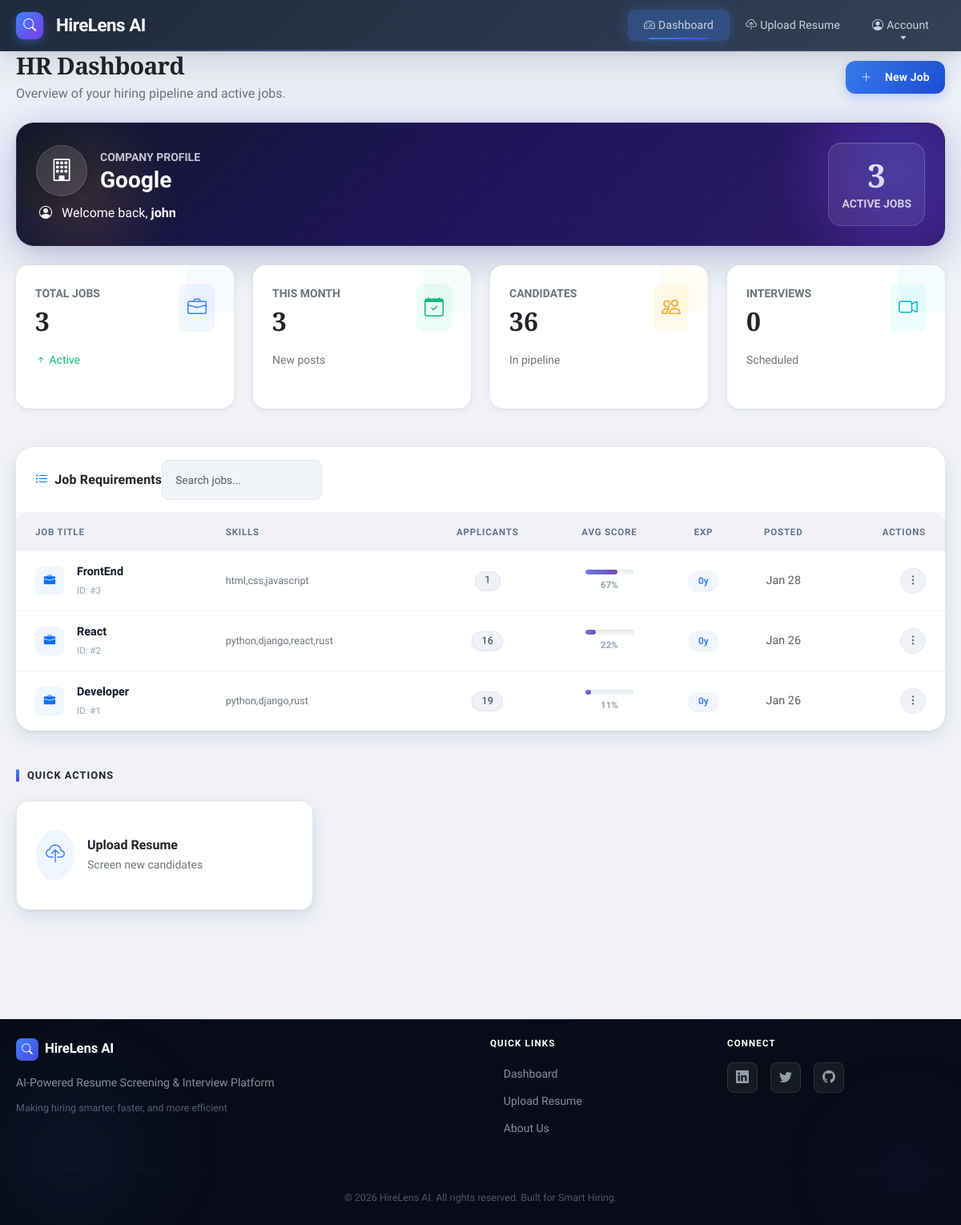
The page / (signed in) on the database as committed earlier.
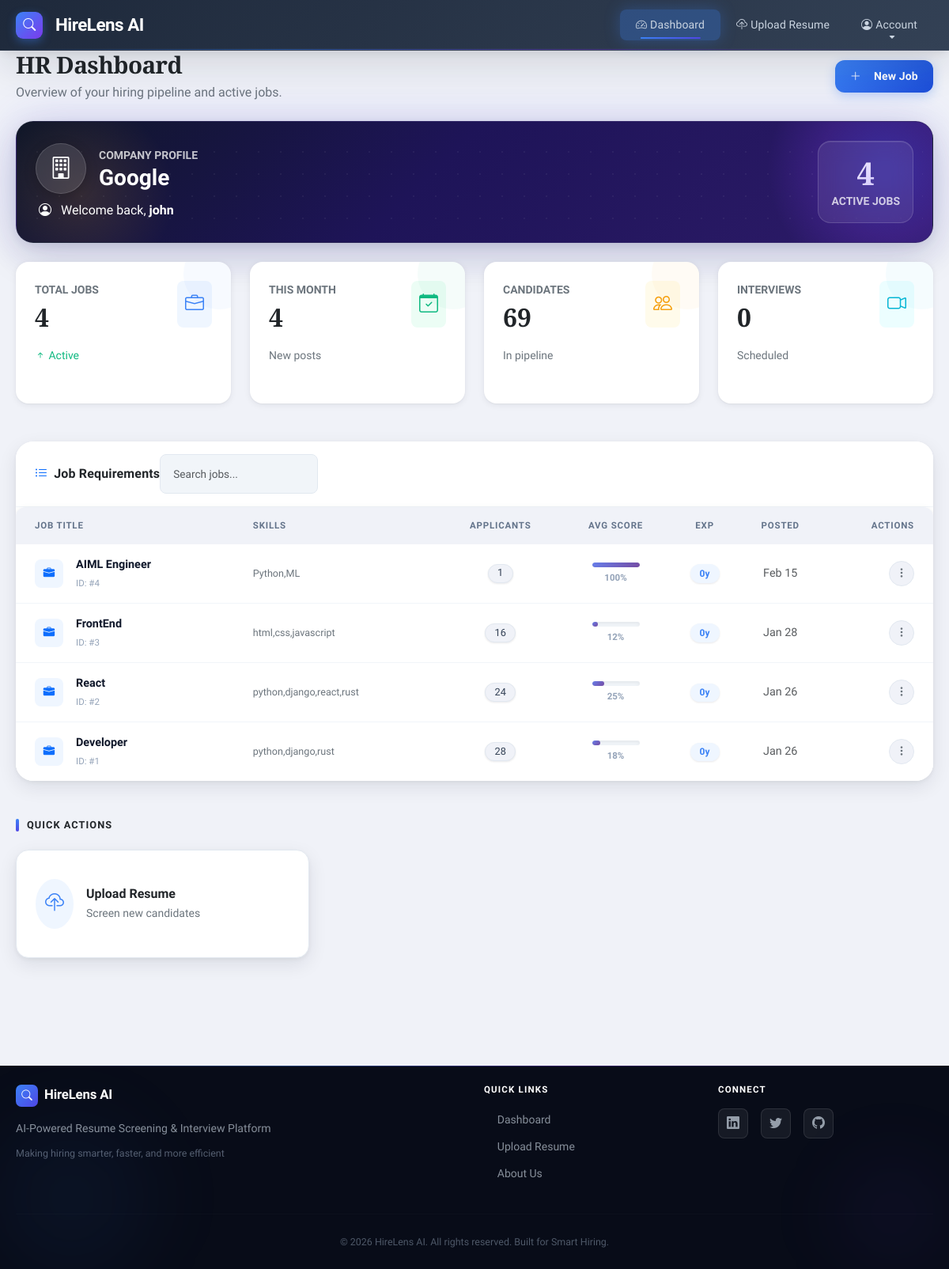
The same page on the database as committed later.
### hirelens_app/models.py (models this page shows, shortened)
class HRProfile(models.Model):
    user = models.OneToOneField(User, on_delete=models.CASCADE)
    company_name = models.CharField(max_length=150)

class CompanyRequirement(models.Model):
    hr = models.ForeignKey(HRProfile, on_delete=models.CASCADE)
    job_title = models.CharField(max_length=150)
    required_skills = models.TextField(
        help_text="Comma-separated skills (e.g., python, django, communication)"
    )
    minimum_experience = models.IntegerField(help_text="Years of experience")
    created_at = models.DateTimeField(auto_now_add=True)

### hirelens_app/views.py (the view)
# urls.py: path("", views.hr_dashboard, name="hr_dashboard"),
@login_required
def hr_dashboard(request):
    hr, _ = HRProfile.objects.get_or_create(
        user=request.user,
        defaults={"company_name": "Default Company"}
    )
    jobs = CompanyRequirement.objects.filter(hr=hr).annotate(
        candidate_count=Count('resumeanalysis__candidate', distinct=True),
        avg_score=Avg('resumeanalysis__similarity_score')
    ).order_by('-created_at')
    total_candidates = ResumeAnalysis.objects.filter(
        job__hr=hr
    ).values('candidate').distinct().count()
    total_interviews = InterviewResult.objects.filter(
        question__analysis__job__hr=hr
    ).count()
    context = {
        "jobs": jobs,
        "total_candidates": total_candidates,
        "total_interviews": total_interviews,
    }
    return render(request, "hirelens_app/hr_dashboard.html", context)

### hirelens_app/templates/hirelens_app/hr_dashboard.html (shortened to what this page needs)
{% extends "hirelens_app/base.html" %}
{% block page_header %}
<div class="d-flex justify-content-between align-items-center mb-4 flex-wrap gap-3">
    <div>
        <h2 class="mb-1 fw-bold text-dark">HR Dashboard</h2>
        <p class="text-secondary mb-0">Overview of your hiring pipeline and active jobs.</p>
    </div>
    <div class="d-flex gap-2">
        <a href="{% url 'job_requirement' %}" class="btn btn-primary shadow-sm">
            <i class="bi bi-plus-lg me-2"></i> New Job
        </a>
    </div>
</div>
{% endblock %}
{% block content %}
<div class="company-banner p-4 mb-4 shadow-sm">
    <div class="row align-items-center position-relative" style="z-index: 1;">
        <div class="col-md-8 mb-3 mb-md-0">
            <div class="d-flex align-items-center mb-2">
                <div class="bg-white bg-opacity-20 rounded-circle p-3 me-3 d-flex align-items-center justify-content-center" style="width: 64px; height: 64px;">
                    <i class="bi bi-building fs-3"></i>
                </div>
                <div>
                    <p class="mb-0 opacity-75 small text-uppercase fw-bold ls-wider">Company Profile</p>
                    <h3 class="mb-0 fw-bold">{{ request.user.hrprofile.company_name|default:"My Company" }}</h3>
                </div>
            </div>
            <p class="mb-0 opacity-90 ms-1">
                <i class="bi bi-person-circle me-2"></i>
                Welcome back, <strong>{{ request.user.username }}</strong>
            </p>
        </div>
        <div class="col-md-4 text-md-end">
            <div class="d-inline-block text-center bg-white bg-opacity-10 rounded-3 p-3">
                <div class="display-5 fw-bold">{{ jobs.count }}</div>
                <div class="small text-uppercase fw-bold opacity-75 ls-wider">Active Jobs</div>
            </div>
        </div>
    </div>
</div>
<div class="row g-4 mb-5">
    <div class="col-md-3 col-sm-6">
        <div class="card stat-card primary border-0 h-100">
            <div class="card-body">
                <div class="d-flex justify-content-between align-items-start mb-3">
                    <div>
                        <p class="text-secondary mb-1 small fw-bold text-uppercase">Total Jobs</p>
                        <h3 class="mb-0 fw-bold text-dark">{{ jobs.count }}</h3>
                    </div>
                    <div class="bg-primary bg-opacity-10 p-2 rounded text-primary">
                        <i class="bi bi-briefcase fs-4"></i>
                    </div>
                </div>
                <small class="text-success"><i class="bi bi-arrow-up-short"></i> Active</small>
            </div>
        </div>
    </div>
    <div class="col-md-3 col-sm-6">
        <div class="card stat-card success border-0 h-100">
            <div class="card-body">
                <div class="d-flex justify-content-between align-items-start mb-3">
                    <div>
                        <p class="text-secondary mb-1 small fw-bold text-uppercase">This Month</p>
                        <h3 class="mb-0 fw-bold text-dark">{{ jobs_this_month|default:jobs.count }}</h3>
                    </div>
                    <div class="bg-success bg-opacity-10 p-2 rounded text-success">
                        <i class="bi bi-calendar-check fs-4"></i>
                    </div>
                </div>
                <small class="text-secondary">New posts</small>
            </div>
        </div>
    </div>
    <div class="col-md-3 col-sm-6">
        <div class="card stat-card warning border-0 h-100">
            <div class="card-body">
                <div class="d-flex justify-content-between align-items-start mb-3">
                    <div>
                        <p class="text-secondary mb-1 small fw-bold text-uppercase">Candidates</p>
                        <h3 class="mb-0 fw-bold text-dark">{{ total_candidates|default:0 }}</h3>
                    </div>
                    <div class="bg-warning bg-opacity-10 p-2 rounded text-warning">
                        <i class="bi bi-people fs-4"></i>
                    </div>
                </div>
                <small class="text-secondary">In pipeline</small>
            </div>
        </div>
    </div>
    <div class="col-md-3 col-sm-6">
        <div class="card stat-card info border-0 h-100">
            <div class="card-body">
                <div class="d-flex justify-content-between align-items-start mb-3">
                    <div>
                        <p class="text-secondary mb-1 small fw-bold text-uppercase">Interviews</p>
                        <h3 class="mb-0 fw-bold text-dark">{{ total_interviews|default:0 }}</h3>
                    </div>
                    <div class="bg-info bg-opacity-10 p-2 rounded text-info">
                        <i class="bi bi-camera-video fs-4"></i>
                    </div>
                </div>
                <small class="text-secondary">Scheduled</small>
            </div>
        </div>
    </div>
</div>
<div class="card border-0 shadow-sm">
    <div class="card-header bg-white border-bottom py-3 px-4">
        <div class="d-flex justify-content-between align-items-center">
            <h5 class="mb-0 fw-bold text-dark">
                <i class="bi bi-list-ul text-primary me-2"></i>Job Requirements
            </h5>
            <div class="d-none d-md-block">
                <input type="text" class="form-control form-control-sm bg-light" placeholder="Search jobs..." style="width: 200px;">
            </div>
        </div>
    </div>
    <div class="card-body p-0">
        {% if jobs %}
        <div class="table-responsive d-none d-lg-block">
            <table class="table table-hover align-middle mb-0">
                <thead>
                    <tr>
                        <th class="ps-4 py-3 bg-light text-secondary small text-uppercase border-0">Job Title</th>
                        <th class="py-3 bg-light text-secondary small text-uppercase border-0">Skills</th>
                        <th class="py-3 text-center bg-light text-secondary small text-uppercase border-0">Applicants</th>
                        <th class="py-3 text-center bg-light text-secondary small text-uppercase border-0">Avg Score</th>
                        <th class="py-3 text-center bg-light text-secondary small text-uppercase border-0">Exp</th>
                        <th class="py-3 text-center bg-light text-secondary small text-uppercase border-0">Posted</th>
                        <th class="pe-4 py-3 text-end bg-light text-secondary small text-uppercase border-0">Actions</th>
                    </tr>
                </thead>
                <tbody>
                    {% for job in jobs %}
                    <tr>
                        <td class="ps-4 py-3">
                            <div class="d-flex align-items-center">
                                <div class="bg-primary bg-opacity-10 rounded p-2 me-3 text-primary">
                                    <i class="bi bi-briefcase-fill"></i>
                                </div>
                                <div>
                                    <div class="fw-bold text-dark">{{ job.job_title }}</div>
                                    <small class="text-muted" style="font-size: 0.75rem;">ID: #{{ job.id }}</small>
                                </div>
                            </div>
                        </td>
                        <td>
                            <div style="max-width: 250px;">
                                <span class="text-secondary small">{{ job.required_skills|truncatechars:50 }}</span>
                            </div>
                        </td>
                        <td class="text-center">
                            <span class="badge bg-light text-dark border fw-normal">
                                {{ job.candidate_count|default:0 }}
                            </span>
                        </td>
                        <td class="text-center">
                            {% if job.avg_score %}
                                <div class="d-flex flex-column align-items-center">
                                    <div class="progress rounded-pill bg-light mb-1" style="width: 60px; height: 6px;">
                                        <div class="progress-bar rounded-pill {% if job.avg_score > 70 %}bg-success{% elif job.avg_score > 40 %}bg-warning{% else %}bg-danger{% endif %}"
                                             role="progressbar" data-width="{{ job.avg_score|floatformat:0 }}"></div>
                                    </div>
                                    <small class="fw-bold text-muted" style="font-size: 0.75rem;">{{ job.avg_score|floatformat:0 }}%</small>
                                </div>
                            {% else %}
                                <span class="text-muted small">-</span>
                            {% endif %}
                        </td>
                        <td class="text-center">
                            <span class="badge badge-experience">{{ job.minimum_experience }}y</span>
                        </td>
                        <td class="text-center text-muted small">
                            {{ job.created_at|date:"M d" }}
                        </td>
                        <td class="pe-4 text-end">
                            <div class="dropdown">
                                <button class="btn btn-light btn-sm rounded-circle" type="button" data-bs-toggle="dropdown">
                                    <i class="bi bi-three-dots-vertical text-secondary"></i>
                                </button>
                            </div>
                        </td>
                    </tr>
                    {% endfor %}
                </tbody>
            </table>
        </div>
        {% endif %}
    </div>
</div>
{% if jobs %}
<div class="row g-4 mt-2 mb-5">
    <div class="col-12"><h5 class="fw-bold text-dark mb-0">Quick Actions</h5></div>
    <div class="col-md-4">
        <a href="{% url 'upload_resume' %}" class="card border-0 shadow-sm h-100 job-card text-decoration-none" style="cursor: pointer;">
            <div class="card-body p-4 d-flex align-items-center">
                <div class="bg-primary bg-opacity-10 rounded-circle p-3 me-3 text-primary"><i class="bi bi-cloud-upload fs-4"></i></div>
                <div><h6 class="fw-bold text-dark mb-1">Upload Resume</h6><p class="text-secondary small mb-0">Screen new candidates</p></div>
            </div>
        </a>
    </div>
</div>
{% endif %}
{% endblock %}

Rows that differ between the two databases and show on the page:
added CompanyRequirement: job_title "AIML Engineer", id "4", required_skills "Python,ML", candidate_count "1", avg_score "100", minimum_experience "0", created_at "Feb 15"
computed for CompanyRequirement "FrontEnd": candidate_count "1" → "16"; {{ job.avg_score|floatformat:0 }} 67 → 12 (drawn); avg_score "67" → "12"
computed for CompanyRequirement "React": candidate_count "16" → "24"; {{ job.avg_score|floatformat:0 }} 22 → 25 (drawn); avg_score "22" → "25"
computed for CompanyRequirement "Developer": candidate_count "19" → "28"; {{ job.avg_score|floatformat:0 }} 11 → 18 (drawn); avg_score "11" → "18"
Other text that changed with them:
{{ jobs.count }}: "3" → "4"
{{ jobs_this_month|default:jobs.count }}: "3" → "4"
{{ total_candidates|default:0 }}: "36" → "69"
